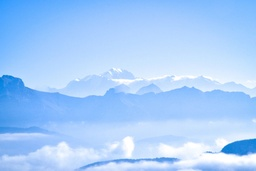
#> input picture DigitalImageProcessing_Courses/Images/test3.jpg, 256 x 171 px, shrunk from 1280 x 853 before the run
$ python MultiLinearGrayTransf.py
#> lines starting #> are read from the running program, lines starting #| are printed output that depends on the picture
# Created By Jacky on 2021/5/28

import numpy as np
import cv2 as cv
import matplotlib.pyplot as plt


# 分段灰度线性变换

def multi_linear(img,a,b,c,d,L = 256):
    height , width = img.shape[0] , img.shape[1]

    out_img = np.zeros((height,width),np.uint8)
    # 一般来分三段处理
    for i in range(height):
        for j in range(width):
            # 第一段处理
            if img[i,j] > 0 and img[i,j] < a:
                out_img[i,j] = np.round((c/a) * img[i,j])

            # 第二段处理
            elif img[i,j] >= a and img[i,j] < b:
                out_img[i,j] = np.round((d-c)/(b-a) * (img[i,j] - a) + c)

                # 第三段处理
            elif img[i,j] >= b and img[i,j] < L:
                out_img[i,j] = np.round((L-1-d)/(L-1-b) * (img[i,j] - b) + d)


    return out_img


if __name__ == '__main__':
    img = cv.imread('../Images/test3.jpg')
#> img is the input picture: shape (171, 256, 3); mean B, G, R 251.8, 206.1, 167
    cv.imshow('Original-Img',img)
    img = cv.cvtColor(img, cv.COLOR_BGR2GRAY)
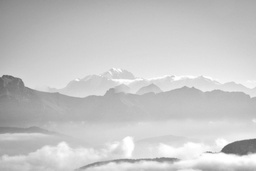
#> img: shape (171, 256); min 95, max 255, mean 199.6
    out_img = multi_linear(img,a = 30,b = 100 , c = 30 , d = 200)
#> after the loop in multi_linear, `for i in range(height):`:
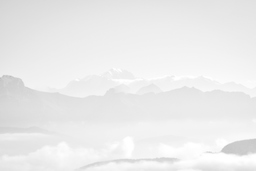
#> out_img: shape (171, 256); min 188, max 255, mean 235.3
    cv.imshow('Result-Img',out_img)
    cv.waitKey(0)
    cv.destroyAllWindows()

$ run again, with DigitalImageProcessing_Courses/Images/test1.jpg copied over DigitalImageProcessing_Courses/Images/test3.jpg
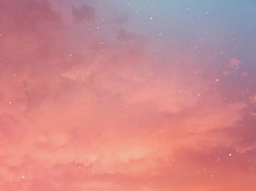
#> input picture DigitalImageProcessing_Courses/Images/test1.jpg, 256 x 191 px, shrunk from 1280 x 957 before the run
#> img is the input picture: shape (191, 256, 3); mean B, G, R 138.8, 136.2, 204.6
#> `img = cv.cvtColor(img, cv.COLOR_BGR2GRAY)`:
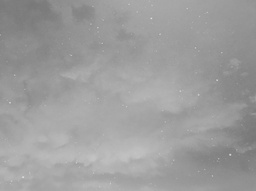
#> img: shape (191, 256); min 118, max 221, mean 157
#> after the loop in multi_linear, `for i in range(height):`:
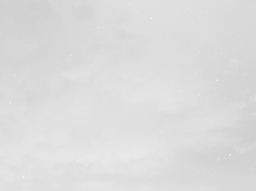
#> out_img: shape (191, 256); min 206, max 243, mean 220.2

$ run again, with DigitalImageProcessing_Courses/Images/test2.jpg copied over DigitalImageProcessing_Courses/Images/test3.jpg
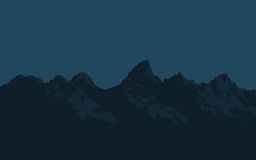
#> input picture DigitalImageProcessing_Courses/Images/test2.jpg, 256 x 160 px, shrunk from 2880 x 1800 before the run
#> img is the input picture: shape (160, 256, 3); mean B, G, R 67.9, 51.3, 23.8
#> `img = cv.cvtColor(img, cv.COLOR_BGR2GRAY)`:
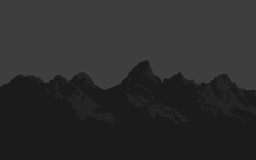
#> img: shape (160, 256); min 21, max 69, mean 44.8
#> after the loop in multi_linear, `for i in range(height):`:
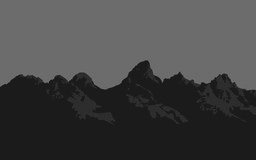
#> out_img: shape (160, 256); min 21, max 125, mean 68
